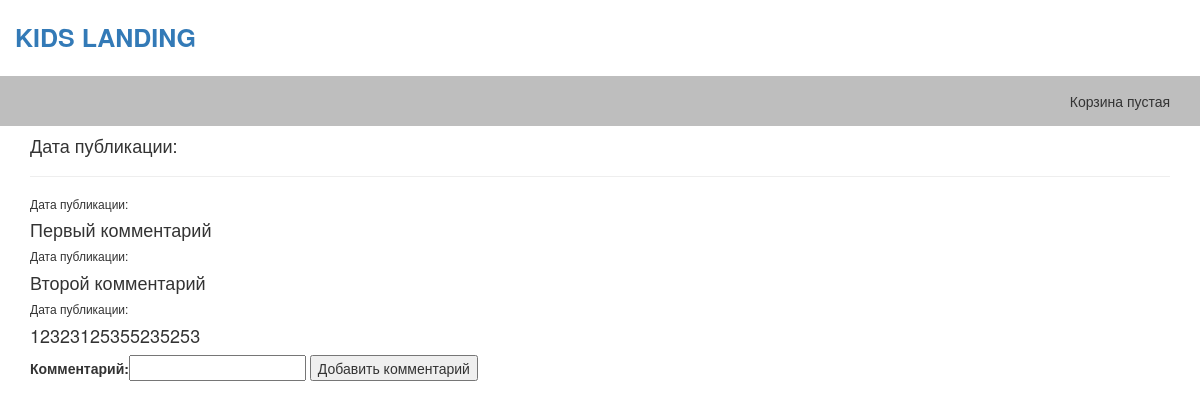
Screenshot of /articles/get/1/ with the database file from the repository.
### article/models.py (models this page shows)
class Comments(models.Model):
    class Meta:
        db_table = 'comments'
    comments_text = models.CharField(verbose_name='Комментарий', max_length=400)
    comments_article = models.ForeignKey(Article, editable=False) # Связь с таблицей статей

### article/views.py (the view)
# urls.py: url(r'^articles/', include('article.urls', namespace='articles')), # Статьи
def article(request, article_id=1):
    comment_form = CommentForm
    args = {}
    args.update(csrf(request))  # Проверка данных
    args['articles'] = Article.objects.get(id=article_id)
    args['comments'] = Comments.objects.filter(comments_article_id=article_id)
    args['form'] = comment_form
    return render_to_response('articles/article/article.html', args)

### templates/articles/article/article.html (shortened to what this page needs)
{% extends "shop/base.html" %}
{% load staticfiles %}
{% block content_article %}
    <h4>Дата публикации:{{ article.article_date }}</h4>
    <hr>
    {% for comment in comments %}
        <h6>Дата публикации:{{ article.article_date }}</h6>
        <h4><p>{{ comment.comments_text }}</p></h4>
    {% endfor %}
    <form action="/articles/add_comment/{{ article.id }}" method="post">
        {{ form }}
        <input type="submit" class="button" value="Добавить комментарий" />
    </form>
{% endblock %}

### rows the page displays
Comments: comments_text "Первый комментарий"
Comments: comments_text "Второй комментарий"
Comments: comments_text "12323125355235253"
